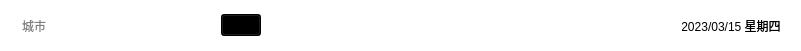
    <widget class="QWidget" name="widget_4" native="true">
     <property name="geometry">
      <rect>
       <x>0</x>
       <y>0</y>
       <width>801</width>
       <height>51</height>
      </rect>
     </property>
     <property name="styleSheet">
      <string notr="true">background-color: rgba(0, 170, 255,0);</string>
     </property>
     <layout class="QHBoxLayout" name="horizontalLayout_4">
      <property name="leftMargin">
       <number>15</number>
      </property>
      <property name="rightMargin">
       <number>20</number>
      </property>
      <item>
       <widget class="QLineEdit" name="leCity">
        <property name="minimumSize">
         <size>
          <width>200</width>
          <height>0</height>
         </size>
        </property>
        <property name="maximumSize">
         <size>
          <width>200</width>
          <height>16777215</height>
         </size>
        </property>
        <property name="styleSheet">
         <string notr="true">font: 14pt &quot;Microsoft YaHei UI&quot;;
background-color: rgb(255, 255, 255);
border-radius: 4px;
padding: 1px 5px</string>
        </property>
        <property name="placeholderText">
         <string>城市</string>
        </property>
       </widget>
      </item>
      <item>
       <widget class="QPushButton" name="btnSearch">
        <property name="styleSheet">
         <string notr="true">background-color: rgba(0, 0, 0,1);</string>
        </property>
        <property name="text">
         <string/>
        </property>
        <property name="icon">
         <iconset resource="res.qrc">
          <normaloff>:/res/Search.png</normaloff>:/res/Search.png</iconset>
        </property>
       </widget>
      </item>
      <item>
       <spacer name="horizontalSpacer_3">
        <property name="orientation">
         <enum>Qt::Horizontal</enum>
        </property>
        <property name="sizeHint" stdset="0">
         <size>
          <width>309</width>
          <height>20</height>
         </size>
        </property>
       </spacer>
      </item>
      <item>
       <widget class="QLabel" name="lblDate">
        <property name="styleSheet">
         <string notr="true">font: 20pt &quot;Arial&quot;;
background-color: rgba(255, 255, 255,0);</string>
        </property>
        <property name="text">
         <string>2023/03/15 星期四</string>
        </property>
        <property name="alignment">
         <set>Qt::AlignCenter</set>
        </property>
       </widget>
      </item>
     </layout>
    </widget>
